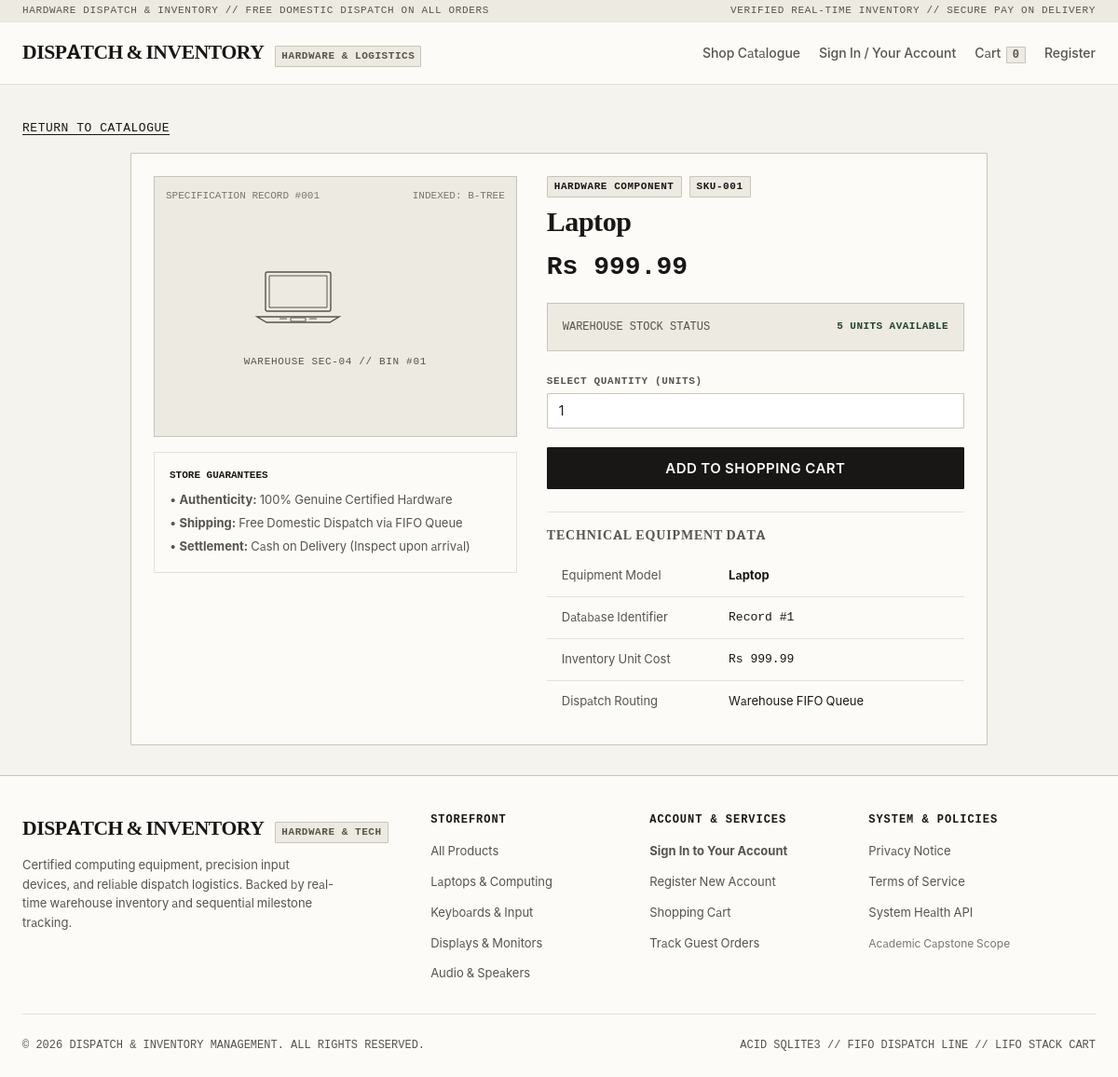
Page /product/1 on the committed database.
### tables this page shows
CREATE TABLE Products(
           Product_id INTEGER PRIMARY KEY AUTOINCREMENT,
           Name TEXT NOT NULL,
           Price REAL NOT NULL CHECK(Price>0),
           Stock INTEGER CHECK(Stock>=0)
           );

### app.py (the view)
@app.route('/product/<int:product_id>')
def product_detail(product_id):
    product = store.get_product_by_id(product_id, conn=g.db)
    if not product:
        abort(404, description=f"Product #{product_id} not found in catalog.")
    cart_stack = get_cart_stack()
    current_in_cart = sum(item['quantity'] for item in cart_stack.item if item['id'] == product_id)
    return render_template(
        'product_detail.html',
        product=product,
        current_in_cart=current_in_cart
    )

### algorithm.py (called while the page is built)
def binary_search_by_id(sorted_products, target_id):
    low = 0
    high = len(sorted_products) - 1
    while low <= high:
        mid = (low + high) // 2
        mid_id = sorted_products[mid]['id']
        if mid_id == target_id:
            return sorted_products[mid]
        elif mid_id < target_id:
            low = mid + 1
        else:
            high = mid - 1
    return None

### app.py (called while the page is built)
@app.before_request
def before_request():
    g.db = database.get_db_connection(app.config['DATABASE_PATH'])
    if 'csrf_token' not in session:
        session['csrf_token'] = secrets.token_hex(24)
    if 'cart' not in session:
        session['cart'] = []
    if request.method == 'POST':
        submitted_token = request.form.get('csrf_token')
        expected_token = session.get('csrf_token')
        if not submitted_token or submitted_token != expected_token:
            abort(400, description="Invalid or missing CSRF token. Please refresh and try again.")

@app.teardown_appcontext
def teardown_db(exception=None):
    db = g.pop('db', None)
    if db is not None:
        db.close()

@app.context_processor
def inject_global_template_vars():
    cart = session.get('cart', [])
    cart_count = sum(item.get('quantity', 0) for item in cart)
    return {
        'cart_count': cart_count,
        'current_user_name': session.get('user_name'),
        'current_user_role': session.get('user_role')
    }

def get_cart_stack() -> CreateStack:
    cart_stack = CreateStack()
    for item in session.get('cart', []):
        cart_stack.push(item)
    return cart_stack

### database.py (called while the page is built)
def get_db_connection(db_path: str = None) -> sqlite3.Connection:
    target_path = db_path or os.getenv("DATABASE_PATH", DEFAULT_DB_PATH)
    conn = sqlite3.connect(target_path)
    conn.execute("PRAGMA foreign_keys = ON;")
    conn.row_factory = sqlite3.Row
    return conn

### store.py (called while the page is built)
    def get_product_by_id(self, product_id: int, conn: sqlite3.Connection = None) -> dict:
        products = self.get_all_products(conn)
        return binary_search_by_id(products, product_id)

### templates/product_detail.html (shortened to what this page needs)
{% extends "base.html" %}
{% from "product_schematic.html" import render_schematic %}
{% block content %}
<div style="margin-bottom:var(--space-4);">
  <a href="/" style="font-family:var(--font-mono); font-size:0.8125rem; letter-spacing:0.04em; text-transform:uppercase;">
    Return to Catalogue
  </a>
</div>
<div class="panel" style="max-width:920px; margin:0 auto;">
  <div style="display:grid; grid-template-columns:1fr 1.15fr; gap:var(--space-8); align-items:flex-start;">
    <div>
      <div style="border:1px solid var(--border-medium); background-color:var(--bg-subtle); padding:var(--space-8) var(--space-6); display:flex; flex-direction:column; align-items:center; justify-content:center; position:relative; min-height:280px; margin-bottom:var(--space-4);">
        <div style="position:absolute; top:var(--space-3); left:var(--space-3); font-family:var(--font-mono); font-size:0.6875rem; color:var(--text-subtle);">
          SPECIFICATION RECORD #{{ "%03d"|format(product.id) }}
        </div>
        <div style="position:absolute; top:var(--space-3); right:var(--space-3); font-family:var(--font-mono); font-size:0.6875rem; color:var(--text-subtle);">
          INDEXED: B-TREE
        </div>
        <div style="width:100%; max-width:200px; margin:var(--space-4) 0;">
        </div>
        <div style="font-family:var(--font-mono); font-size:0.6875rem; color:var(--text-muted); text-transform:uppercase; letter-spacing:0.06em;">
          WAREHOUSE SEC-04 // BIN #{{ "%02d"|format(product.id) }}
        </div>
      </div>
      <div style="border:1px solid var(--border-light); background-color:var(--bg-surface); padding:var(--space-4); font-size:0.8125rem; line-height:1.6;">
        <div style="font-family:var(--font-mono); font-size:0.6875rem; font-weight:700; text-transform:uppercase; color:var(--text-main); margin-bottom:var(--space-2);">
          Store Guarantees
        </div>
        <div style="color:var(--text-muted); margin-bottom:var(--space-1);">&bull; <strong>Authenticity:</strong> 100% Genuine Certified Hardware</div>
        <div style="color:var(--text-muted); margin-bottom:var(--space-1);">&bull; <strong>Shipping:</strong> Free Domestic Dispatch via FIFO Queue</div>
        <div style="color:var(--text-muted);">&bull; <strong>Settlement:</strong> Cash on Delivery (Inspect upon arrival)</div>
      </div>
    </div>
    <div>
      <div style="display:flex; gap:var(--space-2); margin-bottom:var(--space-2);">
        <span class="badge">HARDWARE COMPONENT</span>
        <span class="badge">SKU-{{ "%03d"|format(product.id) }}</span>
      </div>
      <h1 style="font-size:1.875rem; margin-bottom:var(--space-2);">{{ product.name }}</h1>
      <div style="font-family:var(--font-mono); font-size:1.75rem; font-weight:700; margin-bottom:var(--space-4); color:var(--text-main);">
        Rs {{ "%.2f"|format(product.price) }}
      </div>
      <div style="margin-bottom:var(--space-6); padding:var(--space-4); background-color:var(--bg-subtle); border:1px solid var(--border-medium);">
        <div style="display:flex; justify-content:space-between; align-items:center;">
          <span style="font-family:var(--font-mono); font-size:0.75rem; text-transform:uppercase; color:var(--text-muted);">
            Warehouse Stock Status
          </span>
          {% if product.stock > 0 %}
            <span class="stock-tag stock-available">{{ product.stock }} units available</span>
          {% else %}
            <span class="stock-tag stock-out">Out of stock</span>
          {% endif %}
        </div>
      </div>
      {% if product.stock > 0 %}
        <form method="POST" action="/cart/add">
          <div class="form-group" style="margin-bottom:var(--space-5);">
            <label for="quantity">Select Quantity (Units)</label>
            <input type="number" id="quantity" name="quantity" class="form-control"
                   min="1" max="{{ product.stock - current_in_cart }}" value="1" required
                   {% if product.stock - current_in_cart <= 0 %}disabled{% endif %}>
          </div>
          <button type="submit" class="btn btn-primary" style="width:100%; padding:var(--space-3); font-size:0.9375rem;"
                  {% if product.stock - current_in_cart <= 0 %}disabled{% endif %}>
            Add to Shopping Cart
          </button>
        </form>
      {% else %}
        <button class="btn btn-secondary" style="width:100%; opacity:0.5; cursor:not-allowed;" disabled>
          Temporarily Out of Stock
        </button>
      {% endif %}
      <div style="margin-top:var(--space-6); padding-top:var(--space-4); border-top:1px solid var(--border-light);">
        <h3 style="font-size:0.875rem; text-transform:uppercase; letter-spacing:0.06em; color:var(--text-muted); margin-bottom:var(--space-3);">
          Technical Equipment Data
        </h3>
        <table style="font-size:0.8125rem;">
          <tbody>
            <tr>
              <td style="color:var(--text-muted); width:40%;">Equipment Model</td>
              <td><strong>{{ product.name }}</strong></td>
            </tr>
            <tr>
              <td style="color:var(--text-muted);">Database Identifier</td>
              <td style="font-family:var(--font-mono);">Record #{{ product.id }}</td>
            </tr>
            <tr>
              <td style="color:var(--text-muted);">Inventory Unit Cost</td>
              <td style="font-family:var(--font-mono);">Rs {{ "%.2f"|format(product.price) }}</td>
            </tr>
            <tr>
              <td style="color:var(--text-muted);">Dispatch Routing</td>
              <td>Warehouse FIFO Queue</td>
            </tr>
          </tbody>
        </table>
      </div>
    </div>
  </div>
</div>
{% endblock %}

### static/css/style.css (style rules this page uses)
:root { --bg-canvas: #f4f3ed; --bg-surface: #fcfbf8; --bg-surface-elevated: #ffffff; --bg-subtle: #eceae1; --bg-muted: #e2dfd4; --bg-dark: #181715; --text-main: #181715; --text-muted: #57544d; --text-subtle: #79766e; --text-inverse: #fcfbf8; --border-light: #e4e1d7; --border-medium: #c8c5b8; --border-strong: #181715; --accent-dispatch: #9a3412; --accent-inventory: #234333; --accent-info: #1f374a; --accent-warn: #854d0e; --accent-alert: #991b1b; --font-heading: 'Bitter', Georgia, 'Times New Roman', serif; --font-body: 'IBM Plex Sans', -apple-system, BlinkMacSystemFont, 'Segoe UI', Roboto, sans-serif; --font-mono: 'SFMono-Regular', Consolas, 'Liberation Mono', Menlo, monospace; --space-1: 4px; --space-2: 8px; --space-3: 12px; --space-4: 16px; --space-5: 20px; --space-6: 24px; --space-8: 32px; --space-10: 40px; --space-12: 48px; --space-16: 64px; --radius-xs: 1px; --radius-sm: 2px; --radius-md: 3px; }
*, *::before, *::after { box-sizing: border-box; margin: 0; padding: 0; }
html { font-size: 16px; -webkit-font-smoothing: antialiased; -moz-osx-font-smoothing: grayscale; background-color: var(--bg-canvas); }
body { font-family: var(--font-body); color: var(--text-main); background-color: var(--bg-canvas); line-height: 1.55; min-height: 100vh; display: flex; flex-direction: column; }
h1, h2, h3, h4 { font-family: var(--font-heading); color: var(--text-main); font-weight: 700; line-height: 1.25; letter-spacing: -0.015em; }
h1 { font-size: 2rem; }
h3 { font-size: 1.1875rem; }
a { color: var(--text-main); text-decoration: underline; text-underline-offset: 3px; text-decoration-thickness: 1px; transition: color 0.15s ease; }
.form-group { display: flex; flex-direction: column; gap: var(--space-1); }
.form-group label { font-family: var(--font-mono); font-size: 0.6875rem; font-weight: 600; text-transform: uppercase; letter-spacing: 0.06em; color: var(--text-muted); }
.form-control { font-family: var(--font-body); font-size: 0.875rem; padding: var(--space-2) var(--space-3); border: 1px solid var(--border-medium); border-radius: var(--radius-xs); background-color: var(--bg-surface-elevated); color: var(--text-main); min-height: 38px; transition: border-color 0.15s ease; }
.btn { font-family: var(--font-body); font-size: 0.8125rem; font-weight: 600; letter-spacing: 0.03em; text-transform: uppercase; padding: var(--space-2) var(--space-4); border: 1px solid var(--border-strong); border-radius: var(--radius-xs); cursor: pointer; display: inline-flex; align-items: center; justify-content: center; gap: var(--space-2); text-decoration: none; min-height: 38px; transition: background-color 0.15s ease, color 0.15s ease, border-color 0.15s ease; }
.btn-primary { background-color: var(--text-main); color: var(--text-inverse); border-color: var(--text-main); }
.stock-tag { font-family: var(--font-mono); font-size: 0.6875rem; font-weight: 600; letter-spacing: 0.04em; text-transform: uppercase; }
.stock-available { color: var(--accent-inventory); }
table { width: 100%; border-collapse: collapse; text-align: left; font-size: 0.875rem; }
th, td { padding: var(--space-3) var(--space-4); border-bottom: 1px solid var(--border-light); }
tr:last-child td { border-bottom: none; }
.badge { display: inline-block; font-family: var(--font-mono); font-size: 0.6875rem; font-weight: 700; text-transform: uppercase; letter-spacing: 0.05em; padding: 2px 7px; border-radius: var(--radius-xs); border: 1px solid var(--border-medium); background-color: var(--bg-subtle); color: var(--text-main); }
.panel { background-color: var(--bg-surface); border: 1px solid var(--border-medium); border-radius: var(--radius-xs); padding: var(--space-6); margin-bottom: var(--space-6); }

### rows in the picture
Products: name "Laptop", price "999.99", stock "5", quantity "1"

### other values in the picture
{{ cart_count|default(0) }} "0"
{{ "%03d"|format(product.id) }} "001"
{{ "%02d"|format(product.id) }} "01"
{{ product.id }} "1"
